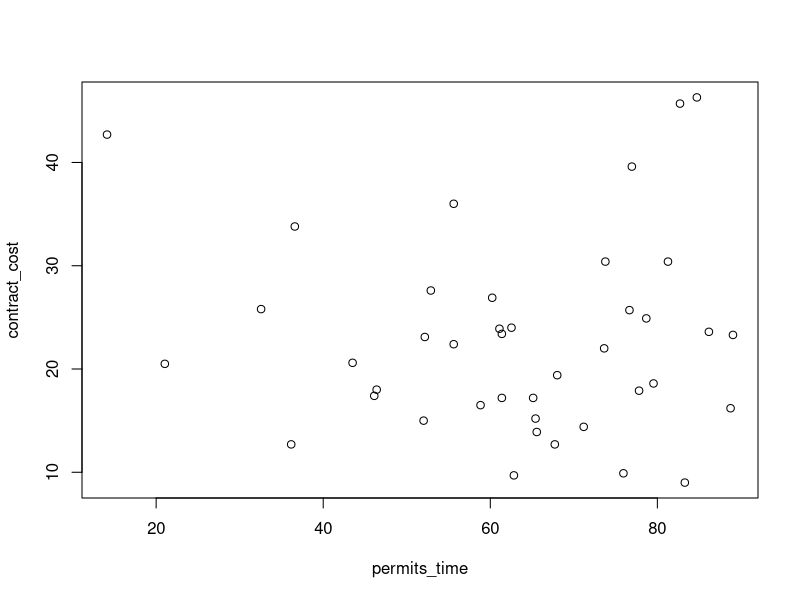
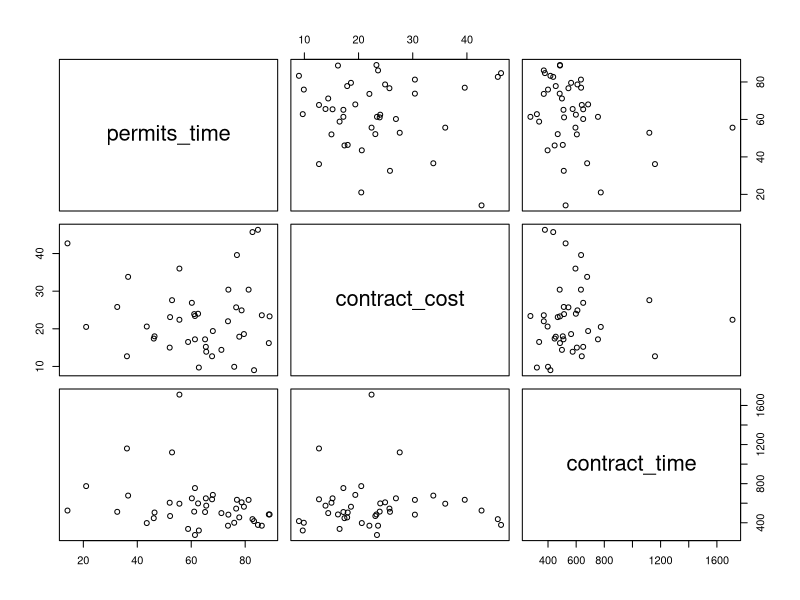
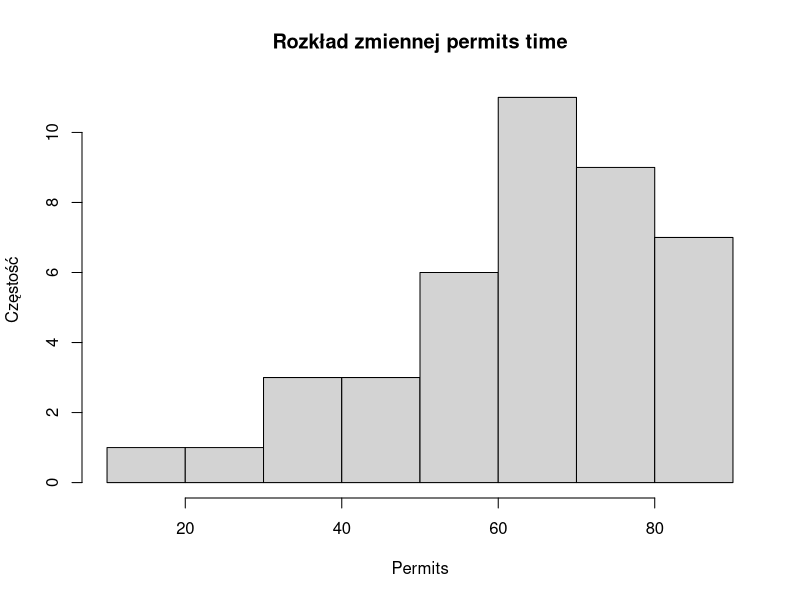
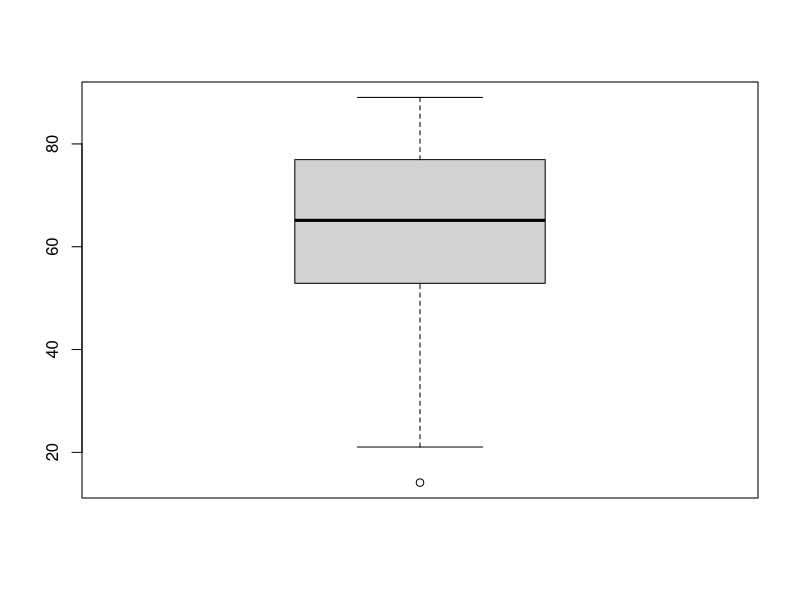
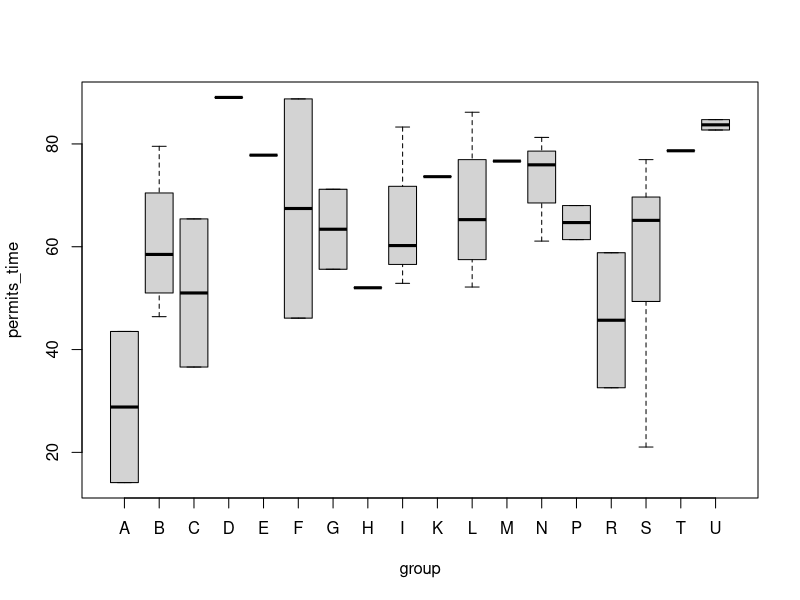

R code for these plots, in order:
## csv, txt, csv2 (;) -- read.csv, read.table, read.csv2, readLines
## xls, xlsx -- trzeba doinstalować pakiet (readxl, openxlsx)
#### readxl - wczytanie plików xls i xlsx
#### openxlsx - wczytanie i zapis plików xlsx

### instalacja pakietów
install.packages("readxl")
install.packages("openxlsx")

### uruchomienie pakietów
library(readxl)
library(openxlsx)

### użyjemy pakietu readxl i dwóch funkcji excel_sheets() i  read_excel()
excel_sheets(path = "data-raw/importowanie/Data_DoingBusiness.xlsx")
doing_business <- read_excel(path = "data-raw/importowanie/Data_DoingBusiness.xlsx", 
                             sheet = 1,
                             skip = 1)
head(doing_business) ## pierwsze 6 wierszy
tail(doing_business) ## wyświetla 6 ostatnich wierszy
dim(doing_business) ## liczbę wierszy i liczbę kolumn
nrow(doing_business) ## liczba wierszy
ncol(doing_business) ## liczba kolumn
summary(doing_business) ## dla wszystkich kolumn zwraca statystyki opisowe

## jak możemy wybrać określone wiersze lub kolumny
doing_business[1, ] ## zbiór[wiersze, kolumny]
doing_business[1:3, ]
doing_business[c(1, 5, 10), ] ## c() -- tworzenie wektora
indeksy <- seq(from = 2, to = nrow(doing_business), by = 2) ## sekwencja parzystych wierszy
doing_business[indeksy, ]

zbior_nowy <- doing_business[-c(1,2,5), ] ## usunięcie 1, 2 i 5 wiersza i utworzenie nowego zbioru danych (data.frame)

## wybierane kolumn
### pierwszy sposób wyboru kolumn
doing_business[, 1]
doing_business[, 1:4]
doing_business[1:4, 1:4]
### drugi sposób (wybranie jeden kolumny)
doing_business$`Getting electricity: Time (days)`
### trzeci sposób
doing_business[, c("Getting electricity: Time (days)")]
doing_business[, "Getting electricity: Time (days)"]

### zmieniamy nazwy kolumn
names(doing_business)[1] <- "country" ## zamieniam pierwszy element wektora na country
names(doing_business) <- c("country", "permits_time", "contract_cost", "contract_time",
                           "permits_procedure", "tax", "electricity", "registration",
                           "insolvency", "start")

### nazwy kolumn -- krótkie, informatywne, bez spacji, małe litery, bez polskich znaków
doing_business

### czy występuje zależnosć miedzy permits_time, contract_cost i contract_time
cor(doing_business[, 2:4], method = "pearson") ## zakłada związek liniowy
cor(doing_business[, 2:4], method = "spearman") ## nie zakłada takiego związku (w odniesieniu do oryginalnych danych)

## jak utworzyć wykres rozrzutu (ang. scatter plot)
plot(doing_business[, 2:3]) ## dla 3 i więcej matrix scatter plot
plot(doing_business[, 2:4]) ## dla 3 i więcej matrix scatter plot

### exploratory data analysis (eksploracyjna analiza danych)
## scatter plot -- funkcja plot(x1, x2, ...)
## histogram -- funkcja hist(x1)

hist(x = doing_business$permits_time,
     main = "Rozkład zmiennej permits time",
     xlab = "Permits",
     ylab = "Częstość", 
     breaks = "fd")

## wykres pudełkowy (boxplot) -- funkcja boxplot(x1)
boxplot(x = doing_business$permits_time)
### gruba, czarna kreska w środku pudełka to mediana
### dół pudełka to Q1
### góra pudełka to Q3
### wąsy są tworzone tak:
#### góra = Q3 + 1.5*R; R = Q3-Q1
#### dół = Q1 - 1.5*R

### tworzymy nową zmienną, która będzie pierwszą literą nazwy kraju

doing_business$group <- substring(doing_business$country, 1, 1)
doing_business$group

boxplot(permits_time ~ group, data = doing_business)

### zapisujemy dane do nowego pliku MS Excel 
write.xlsx(x = doing_business, file = "data/doing_business.xlsx")





